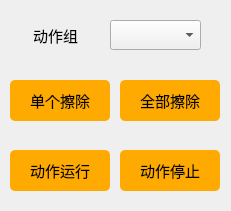
   <widget class="QWidget" name="widget_5" native="true">
    <property name="geometry">
     <rect>
      <x>1235</x>
      <y>690</y>
      <width>231</width>
      <height>211</height>
     </rect>
    </property>
    <property name="styleSheet">
     <string notr="true">#widget_5 {border:1px solid #242424;
border-color: rgb(200, 200, 200);}</string>
    </property>
    <widget class="QLabel" name="label_action">
     <property name="geometry">
      <rect>
       <x>10</x>
       <y>20</y>
       <width>91</width>
       <height>30</height>
      </rect>
     </property>
     <property name="font">
      <font>
       <family>Sans Serif</family>
       <pointsize>11</pointsize>
      </font>
     </property>
     <property name="text">
      <string>动作组</string>
     </property>
     <property name="alignment">
      <set>Qt::AlignCenter</set>
     </property>
    </widget>
    <widget class="QComboBox" name="comboBox_action">
     <property name="geometry">
      <rect>
       <x>110</x>
       <y>20</y>
       <width>91</width>
       <height>30</height>
      </rect>
     </property>
     <property name="font">
      <font>
       <family>Arial</family>
       <pointsize>10</pointsize>
      </font>
     </property>
     <property name="styleSheet">
      <string notr="true">background-color: rgb(240, 240, 240);
color:rgb(0, 0, 0);</string>
     </property>
     <property name="insertPolicy">
      <enum>QComboBox::InsertAtTop</enum>
     </property>
    </widget>
    <widget class="QPushButton" name="Button_DelectSingle">
     <property name="geometry">
      <rect>
       <x>10</x>
       <y>80</y>
       <width>100</width>
       <height>41</height>
      </rect>
     </property>
     <property name="font">
      <font>
       <family>黑体</family>
       <pointsize>11</pointsize>
      </font>
     </property>
     <property name="styleSheet">
      <string notr="true">QPushButton{background-color: rgb(255, 170, 0);}
QPushButton:hover{background-color:  rgb(255, 210, 0);}
QPushButton{border-radius:5px;}</string>
     </property>
     <property name="text">
      <string>单个擦除</string>
     </property>
    </widget>
    <widget class="QPushButton" name="Button_AllDelect">
     <property name="geometry">
      <rect>
       <x>120</x>
       <y>80</y>
       <width>100</width>
       <height>41</height>
      </rect>
     </property>
     <property name="font">
      <font>
       <family>黑体</family>
       <pointsize>11</pointsize>
      </font>
     </property>
     <property name="styleSheet">
      <string notr="true">QPushButton{background-color: rgb(255, 170, 0);}
QPushButton:hover{background-color:  rgb(255, 210, 0);}
QPushButton{border-radius:5px;}</string>
     </property>
     <property name="text">
      <string>全部擦除</string>
     </property>
    </widget>
    <widget class="QPushButton" name="Button_RunAction">
     <property name="geometry">
      <rect>
       <x>10</x>
       <y>150</y>
       <width>100</width>
       <height>41</height>
      </rect>
     </property>
     <property name="font">
      <font>
       <family>黑体</family>
       <pointsize>11</pointsize>
      </font>
     </property>
     <property name="styleSheet">
      <string notr="true">QPushButton{background-color: rgb(255, 170, 0);}
QPushButton:hover{background-color:  rgb(255, 210, 0);}
QPushButton{border-radius:5px;}</string>
     </property>
     <property name="text">
      <string>动作运行</string>
     </property>
    </widget>
    <widget class="QPushButton" name="Button_StopAction">
     <property name="geometry">
      <rect>
       <x>120</x>
       <y>150</y>
       <width>100</width>
       <height>41</height>
      </rect>
     </property>
     <property name="font">
      <font>
       <family>黑体</family>
       <pointsize>11</pointsize>
      </font>
     </property>
     <property name="styleSheet">
      <string notr="true">QPushButton{background-color: rgb(255, 170, 0);}
QPushButton:hover{background-color:  rgb(255, 210, 0);}
QPushButton{border-radius:5px;}</string>
     </property>
     <property name="text">
      <string>动作停止</string>
     </property>
    </widget>
   </widget>
